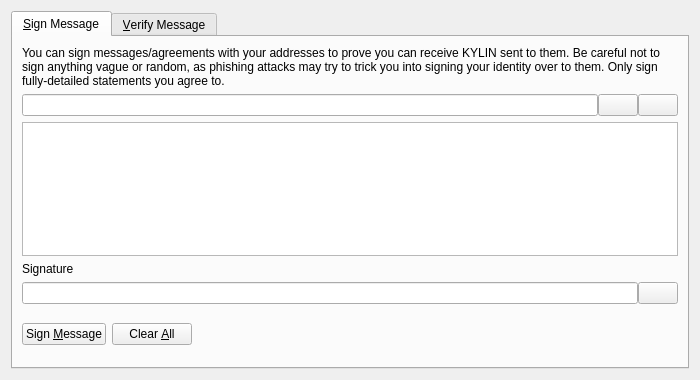
<?xml version="1.0" encoding="UTF-8"?>
<ui version="4.0">
 <class>SignVerifyMessageDialog</class>
 <widget class="QDialog" name="SignVerifyMessageDialog">
  <property name="geometry">
   <rect>
    <x>0</x>
    <y>0</y>
    <width>700</width>
    <height>380</height>
   </rect>
  </property>
  <property name="windowTitle">
   <string>Signatures - Sign / Verify a Message</string>
  </property>
  <property name="modal">
   <bool>true</bool>
  </property>
  <layout class="QVBoxLayout" name="verticalLayout">
   <item>
    <widget class="QTabWidget" name="tabWidget">
     <property name="currentIndex">
      <number>0</number>
     </property>
     <widget class="QWidget" name="tabSignMessage">
      <attribute name="title">
       <string>&amp;Sign Message</string>
      </attribute>
      <layout class="QVBoxLayout" name="verticalLayout_SM">
       <item>
        <widget class="QLabel" name="infoLabel_SM">
         <property name="text">
          <string>You can sign messages/agreements with your addresses to prove you can receive KYLIN sent to them. Be careful not to sign anything vague or random, as phishing attacks may try to trick you into signing your identity over to them. Only sign fully-detailed statements you agree to.</string>
         </property>
         <property name="textFormat">
          <enum>Qt::PlainText</enum>
         </property>
         <property name="wordWrap">
          <bool>true</bool>
         </property>
        </widget>
       </item>
       <item>
        <layout class="QHBoxLayout" name="horizontalLayout_1_SM">
         <property name="spacing">
          <number>0</number>
         </property>
         <item>
          <widget class="QValidatedLineEdit" name="addressIn_SM">
           <property name="toolTip">
            <string>The KYLIN address to sign the message with</string>
           </property>
          </widget>
         </item>
         <item>
          <widget class="QPushButton" name="addressBookButton_SM">
           <property name="toolTip">
            <string>Choose previously used address</string>
           </property>
           <property name="text">
            <string/>
           </property>
           <property name="shortcut">
            <string>Alt+A</string>
           </property>
           <property name="autoDefault">
            <bool>false</bool>
           </property>
          </widget>
         </item>
         <item>
          <widget class="QPushButton" name="pasteButton_SM">
           <property name="toolTip">
            <string>Paste address from clipboard</string>
           </property>
           <property name="text">
            <string/>
           </property>
           <property name="shortcut">
            <string>Alt+P</string>
           </property>
           <property name="autoDefault">
            <bool>false</bool>
           </property>
          </widget>
         </item>
        </layout>
       </item>
       <item>
        <widget class="QPlainTextEdit" name="messageIn_SM">
         <property name="toolTip">
          <string>Enter the message you want to sign here</string>
         </property>
        </widget>
       </item>
       <item>
        <widget class="QLabel" name="signatureLabel_SM">
         <property name="text">
          <string>Signature</string>
         </property>
         <property name="textFormat">
          <enum>Qt::PlainText</enum>
         </property>
        </widget>
       </item>
       <item>
        <layout class="QHBoxLayout" name="horizontalLayout_2_SM">
         <property name="spacing">
          <number>0</number>
         </property>
         <item>
          <widget class="QLineEdit" name="signatureOut_SM">
           <property name="font">
            <font>
             <italic>true</italic>
            </font>
           </property>
           <property name="readOnly">
            <bool>true</bool>
           </property>
          </widget>
         </item>
         <item>
          <widget class="QPushButton" name="copySignatureButton_SM">
           <property name="toolTip">
            <string>Copy the current signature to the system clipboard</string>
           </property>
           <property name="text">
            <string/>
           </property>
           <property name="autoDefault">
            <bool>false</bool>
           </property>
          </widget>
         </item>
        </layout>
       </item>
       <item>
        <layout class="QHBoxLayout" name="horizontalLayout_3_SM">
         <item>
          <widget class="QPushButton" name="signMessageButton_SM">
           <property name="toolTip">
            <string>Sign the message to prove you own this KYLIN address</string>
           </property>
           <property name="text">
            <string>Sign &amp;Message</string>
           </property>
           <property name="autoDefault">
            <bool>false</bool>
           </property>
          </widget>
         </item>
         <item>
          <widget class="QPushButton" name="clearButton_SM">
           <property name="toolTip">
            <string>Reset all sign message fields</string>
           </property>
           <property name="text">
            <string>Clear &amp;All</string>
           </property>
           <property name="autoDefault">
            <bool>false</bool>
           </property>
          </widget>
         </item>
         <item>
          <spacer name="horizontalSpacer_1_SM">
           <property name="orientation">
            <enum>Qt::Horizontal</enum>
           </property>
           <property name="sizeHint" stdset="0">
            <size>
             <width>40</width>
             <height>48</height>
            </size>
           </property>
          </spacer>
         </item>
         <item>
          <widget class="QLabel" name="statusLabel_SM">
           <property name="font">
            <font>
             <weight>75</weight>
             <bold>true</bold>
            </font>
           </property>
           <property name="text">
            <string/>
           </property>
           <property name="wordWrap">
            <bool>true</bool>
           </property>
          </widget>
         </item>
         <item>
          <spacer name="horizontalSpacer_2_SM">
           <property name="orientation">
            <enum>Qt::Horizontal</enum>
           </property>
           <property name="sizeHint" stdset="0">
            <size>
             <width>40</width>
             <height>48</height>
            </size>
           </property>
          </spacer>
         </item>
        </layout>
       </item>
      </layout>
     </widget>
     <widget class="QWidget" name="tabVerifyMessage">
      <attribute name="title">
       <string>&amp;Verify Message</string>
      </attribute>
      <layout class="QVBoxLayout" name="verticalLayout_VM">
       <item>
        <widget class="QLabel" name="infoLabel_VM">
         <property name="text">
          <string>Enter the receiver's address, message (ensure you copy line breaks, spaces, tabs, etc. exactly) and signature below to verify the message. Be careful not to read more into the signature than what is in the signed message itself, to avoid being tricked by a man-in-the-middle attack. Note that this only proves the signing party receives with the address, it cannot prove sendership of any transaction!</string>
         </property>
         <property name="textFormat">
          <enum>Qt::PlainText</enum>
         </property>
         <property name="alignment">
          <set>Qt::AlignLeading|Qt::AlignLeft|Qt::AlignTop</set>
         </property>
         <property name="wordWrap">
          <bool>true</bool>
         </property>
        </widget>
       </item>
       <item>
        <layout class="QHBoxLayout" name="horizontalLayout_1_VM">
         <property name="spacing">
          <number>0</number>
         </property>
         <item>
          <widget class="QValidatedLineEdit" name="addressIn_VM">
           <property name="toolTip">
            <string>The KYLIN address the message was signed with</string>
           </property>
          </widget>
         </item>
         <item>
          <widget class="QPushButton" name="addressBookButton_VM">
           <property name="toolTip">
            <string>Choose previously used address</string>
           </property>
           <property name="text">
            <string/>
           </property>
           <property name="shortcut">
            <string>Alt+A</string>
           </property>
           <property name="autoDefault">
            <bool>false</bool>
           </property>
          </widget>
         </item>
        </layout>
       </item>
       <item>
        <widget class="QPlainTextEdit" name="messageIn_VM"/>
       </item>
       <item>
        <widget class="QValidatedLineEdit" name="signatureIn_VM"/>
       </item>
       <item>
        <layout class="QHBoxLayout" name="horizontalLayout_2_VM">
         <item>
          <widget class="QPushButton" name="verifyMessageButton_VM">
           <property name="toolTip">
            <string>Verify the message to ensure it was signed with the specified KYLIN address</string>
           </property>
           <property name="text">
            <string>Verify &amp;Message</string>
           </property>
           <property name="autoDefault">
            <bool>false</bool>
           </property>
          </widget>
         </item>
         <item>
          <widget class="QPushButton" name="clearButton_VM">
           <property name="toolTip">
            <string>Reset all verify message fields</string>
           </property>
           <property name="text">
            <string>Clear &amp;All</string>
           </property>
           <property name="autoDefault">
            <bool>false</bool>
           </property>
          </widget>
         </item>
         <item>
          <spacer name="horizontalSpacer_1_VM">
           <property name="orientation">
            <enum>Qt::Horizontal</enum>
           </property>
           <property name="sizeHint" stdset="0">
            <size>
             <width>40</width>
             <height>48</height>
            </size>
           </property>
          </spacer>
         </item>
         <item>
          <widget class="QLabel" name="statusLabel_VM">
           <property name="font">
            <font>
             <weight>75</weight>
             <bold>true</bold>
            </font>
           </property>
           <property name="text">
            <string/>
           </property>
           <property name="wordWrap">
            <bool>true</bool>
           </property>
          </widget>
         </item>
         <item>
          <spacer name="horizontalSpacer_2_VM">
           <property name="orientation">
            <enum>Qt::Horizontal</enum>
           </property>
           <property name="sizeHint" stdset="0">
            <size>
             <width>40</width>
             <height>48</height>
            </size>
           </property>
          </spacer>
         </item>
        </layout>
       </item>
      </layout>
     </widget>
    </widget>
   </item>
  </layout>
 </widget>
 <customwidgets>
  <customwidget>
   <class>QValidatedLineEdit</class>
   <extends>QLineEdit</extends>
   <header>qvalidatedlineedit.h</header>
  </customwidget>
 </customwidgets>
 <resources>
  <include location="../dash.qrc"/>
 </resources>
 <connections/>
</ui>
